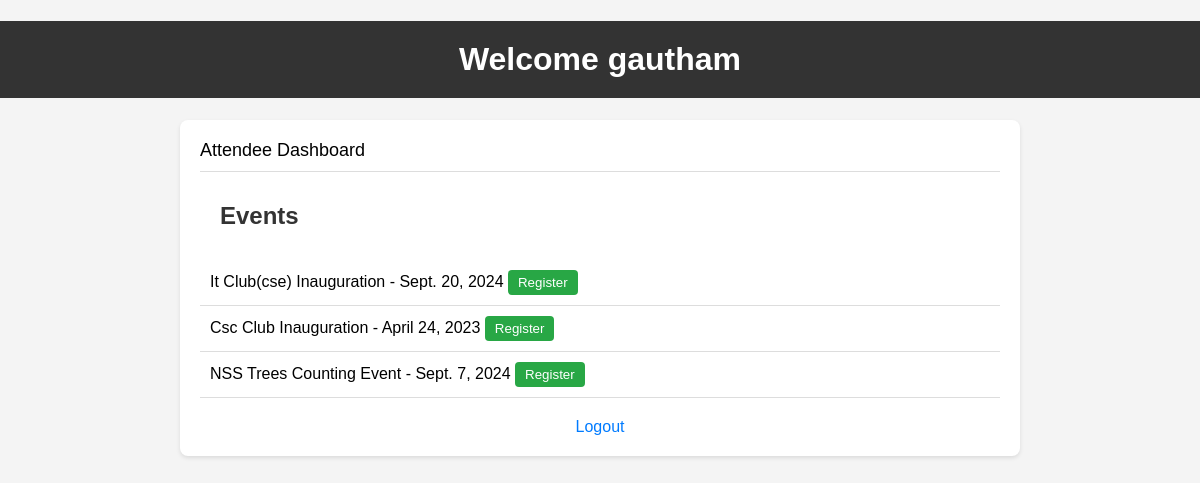
The app's page /dashboard/ (signed in) with its own data.
### events/models.py (models this page shows, shortened)
class Event(models.Model):
    title = models.CharField(max_length=100)
    description = models.TextField()
    date = models.DateField()
    location = models.CharField(max_length=100)
    organizer = models.ForeignKey(UserProfile, on_delete=models.CASCADE, related_name='organized_events')
    pass

### events/views.py (the view)
# urls.py: path('dashboard/', views.dashboard, name='dashboard'),
def dashboard(request):
    profile = UserProfile.objects.get(user=request.user)
    events = Event.objects.all()
    return render(request, 'events/dashboard.html', {
        'events': events,
        'profile': profile
    })

### events/templates/events/dashboard.html (shortened to what this page needs)
<!DOCTYPE html>
<html>
<head>
</head>
<body>
    <h1>Welcome {{ request.user.username }}</h1>
    <div class="dashboard">
        {% if profile.role == 'admin' %}
            <p>Admin Dashboard</p>
        {% elif profile.role == 'organizer' %}
            <p>Organizer Dashboard</p>
        {% elif profile.role == 'attendee' %}
            <p>Attendee Dashboard</p>
        {% endif %}
        <h2>Events</h2>
        <ul>
            {% for event in events %}
                <li>
                    {{ event.title }} - {{ event.date }}
                    {% if profile.role == 'attendee' %}
                        <form action="{% url 'register_event' event.id %}" method="post">
                            <button type="submit">Register</button>
                        </form>
                    {% endif %}
                </li>
            {% endfor %}
        </ul>
        <a href="{% url 'logout' %}">Logout</a>
    </div>
</body>
</html>

### events/templates/events/dashboard.html (style rules this page uses)
body { font-family: Arial, sans-serif; margin: 0; padding: 0; background-color: #f4f4f4; }
h1 { background-color: #333; color: #fff; padding: 20px; text-align: center; }
h2 { color: #333; padding: 10px 20px; }
.dashboard { max-width: 800px; margin: 20px auto; padding: 20px; background-color: #fff; border-radius: 8px; box-shadow: 0 2px 4px rgba(0, 0, 0, 0.1); }
.dashboard p { font-size: 18px; margin: 0; padding-bottom: 10px; border-bottom: 1px solid #ddd; }
ul { list-style-type: none; padding: 0; }
li { padding: 10px; border-bottom: 1px solid #ddd; }
form { display: inline; }
button { background-color: #28a745; color: #fff; border: none; padding: 5px 10px; border-radius: 4px; cursor: pointer; }
a { display: block; text-align: center; margin-top: 20px; color: #007bff; text-decoration: none; font-size: 16px; }

### records on screen
Event: title "It Club(cse) Inauguration", date "Sept. 20, 2024"
Event: title "Csc Club Inauguration", date "April 24, 2023"
Event: title "NSS Trees Counting Event", date "Sept. 7, 2024"

### other values on screen
{{ request.user.username }} "gautham"
